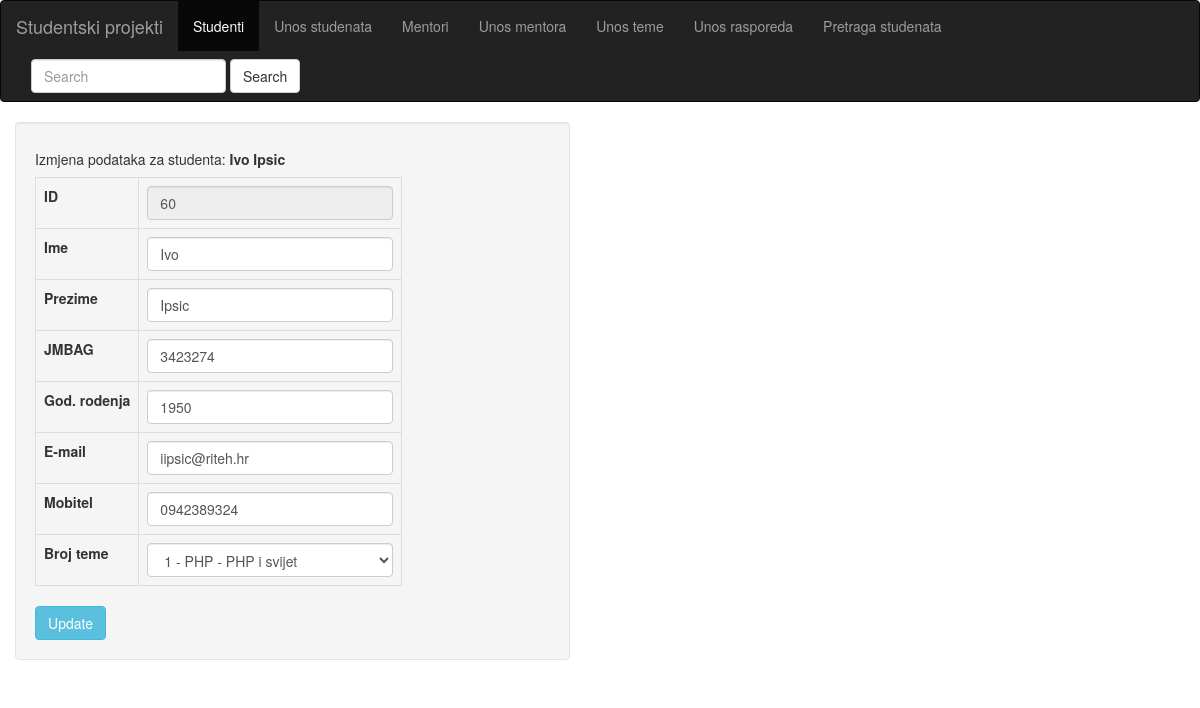
Page /update_student.php?radioUpdate=60 on the committed database.
### tables this page shows
CREATE TABLE `student` (
  `idStudent` int(11) NOT NULL,
  `ime` char(20) NOT NULL,
  `prezime` char(40) NOT NULL,
  `JMBAG` bigint(10) NOT NULL,
  `godRod` int(5) NOT NULL,
  `mob` varchar(20) NOT NULL,
  `email` varchar(50) NOT NULL,
  `idTema` int(11) NOT NULL
);

### update_student.php (the view, shortened to what this page needs)
<!DOCTYPE html>
<html>
    <head>
      <nav class="navbar navbar-inverse">
        <div class="container-fluid">
          <div class="navbar-header">
            <a class="navbar-brand" href="index.php">Studentski projekti</a>
          </div>
          <ul class="nav navbar-nav">
            <li class="active"><a href="sort_student.php">Studenti</a></li>
            <li><a href="unos_student.php">Unos studenata</a></li>
			<li><a href="table_mentor.php">Mentori</a><li>
			<li><a href="unos_mentor.php">Unos mentora</a><li>
			<li><a href="unos_tema.php">Unos teme</a></li>
			<li><a href="unos_raspored.php">Unos rasporeda</a></li>
            <li><a href="find_student.php">Pretraga studenata</a></li>
          </ul>
          <form class="navbar-form navbar-left" action="find_student.php" method="GET">
              <div class="form-group">
               <input type="text" name="searching" class="form-control" placeholder="Search">
              </div>
             <input type="submit" value="Search" class="btn btn-default">
            </form>
            </div>
      </nav>
      <link href = "//maxcdn.bootstrapcdn.com/bootstrap/3.3.1/css/bootstrap.min.css" rel = "stylesheet">
    </head>
    <body>
    <?php
        $dbuser = "DB_USER";
		$dbpass = "DB_PASS";
		$dbname = "DB_NAME";
        $conn = mysqli_connect("localhost", $dbuser, $dbpass)
        or die("Pogreska spajanja: " . mysqli_error($conn));
        mysqli_select_db($conn, $dbname);
    ?>
    <div class="container pull-left">
       <div class="row">
          <div class="col-lg-6">
        <form class="well" action ="update_student.php" method="GET">
        <?php
          if (isset($_GET['radioUpdate'])) {
             $idStudenta = $_GET['radioUpdate'];
             $imePrezimeStudenta = "SELECT * FROM student WHERE idStudent = '$idStudenta';";
             $resultImePrezime = mysqli_query($conn, $imePrezimeStudenta);
             $cijeliArrayStudent = mysqli_fetch_array($resultImePrezime);
             $ime = $cijeliArrayStudent['ime'];
             $prezime = $cijeliArrayStudent['prezime'];
             $jmbag = $cijeliArrayStudent['JMBAG'];
             $godRod = $cijeliArrayStudent['godRod'];
             $mob = $cijeliArrayStudent['mob'];
             $email = $cijeliArrayStudent['email'];
             $idTema = $cijeliArrayStudent['idTema'];
           }
        ?>
         <p class="h5">Izmjena podataka za studenta: <?php  if (isset($_GET['radioUpdate'])) { echo "<b>"; echo $ime . " " . $prezime; echo "</b>";} else if (isset($_GET['update'])) { echo "<b>"; echo $tempIme . " " . $tempPrezime; echo "</b>";}?> </p>
            <table style="width: auto"; class="table table-bordered">
                <tr><th>ID</th><td><input class='form-control' id="idStudenta" name="idStudenta" readonly="true" value="<?php echo $idStudenta;?>"></input></td></tr>
                <tr><th>Ime</th><td><input class='form-control' type="textbox" name="ime" value="<?php if (isset($_GET['radioUpdate']) or isset($_GET['ime'])) { echo $ime;}?>"></td></tr>
                <tr><th>Prezime</th><td><input class='form-control' type="textbox" name="prezime" value="<?php if (isset($_GET['radioUpdate']) or isset($_GET['prezime'])) { echo $prezime;}?>"></td></tr>
                 <tr><th>JMBAG</th><td><input class='form-control' type="textbox" name="jmbag" value="<?php if (isset($_GET['radioUpdate']) or isset($_GET['jmbag'])) { echo $jmbag;}?>"></td></tr>
                <tr><th>God. rodenja</th><td><input class='form-control' type="textbox" name="godRod" value="<?php if (isset($_GET['radioUpdate']) or isset($_GET['godRod'])) { echo $godRod;}?>"></td></tr>
                <tr><th>E-mail</th><td><input class='form-control' type="textbox" name="email" value="<?php if (isset($_GET['radioUpdate']) or isset($_GET['email'])) { echo $email;}?>"></td></tr>
                <tr><th>Mobitel</th><td><input class='form-control' type="textbox" name="mob" value="<?php if (isset($_GET['radioUpdate']) or isset($_GET['mob'])) { echo $mob;}?>"></td></tr>
                <tr><th>Broj teme</th><td>
                   <?php
                   $sql = "SELECT idTema, jezik, prezentacija FROM tema ORDER BY idTema";
                   $result = mysqli_query($conn, $sql);
                   echo "<select class='form-control' name='idTemaDropDown' >";
                   while ($row = mysqli_fetch_array($result)) {
                        if ($row['idTema'] == $idTema or $row['idTema'] == $_GET['idTemaDropDown']) {
                          echo "<option selected = 'selected' value='" . $row['idTema'] . "'>" . $row['idTema'] . " - " . $row['jezik'] . " - " . $row['prezentacija'] . "</option>";
                        } else {
                          echo "<option value='" . $row['idTema'] . "'>" . $row['idTema'] . " - " . $row['jezik'] . " - " . $row['prezentacija'] . "</option>";
                        }
                   }
                    echo "</select>";?></td></tr>
            </table>
            <input class="btn btn-info" name="update" type="submit" id="update" value="Update">
        </form>
        </div>
      </div>
    </div>
    </body>
</html>

### update_student.php (style rules this page uses)
table,tr,th,td { border: 1px solid black; }

### rows in the picture
student: ime "Ivo", prezime "Ipsic", jmbag "3423274", godRod "1950", email "iipsic@riteh.hr", mob "0942389324"

### other values in the picture
form field idTemaDropDown "1 - PHP - PHP i svijet"
